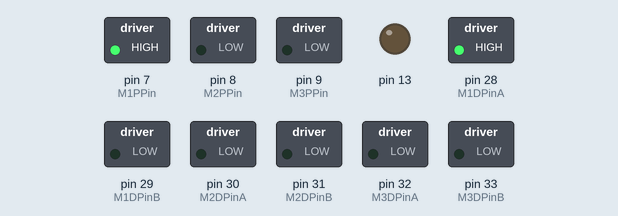
The sketch below on a simulated Arduino Mega 2560, built with avr-gcc and run on an emulated ATmega2560. Parts: switched loads named in the sketch (green lamp = pin HIGH), output pins drawn as LEDs (lit = HIGH).

Above: at 0.05 s.
At 2.05 s:
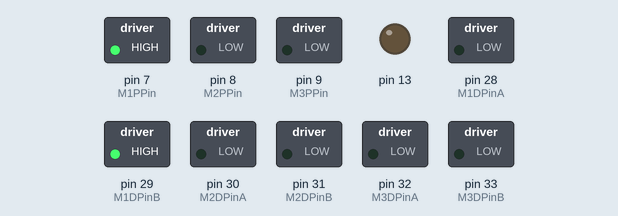
At 3.05 s:
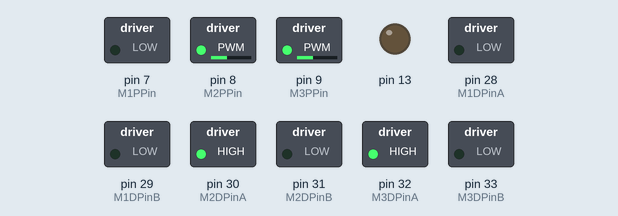
At 6.05 s:
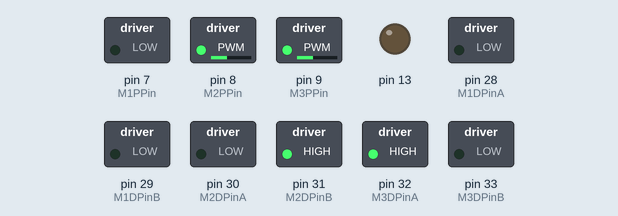
At 11.45 s:
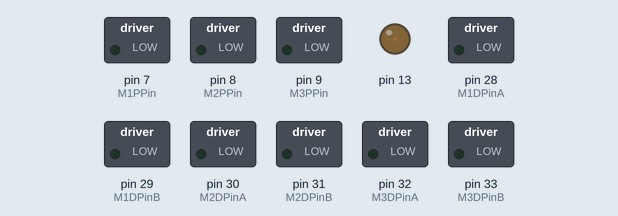
Timing chart, 0 to 15.0 s (numbered marks = the images above):
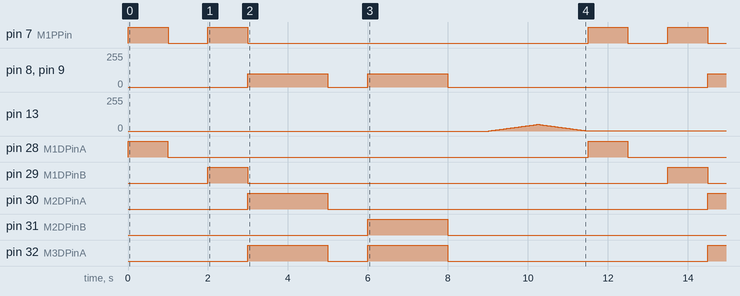

Measured:
- by itself, pin 7 (M1PPin): repeats every 11.5 s: LOW 1.0 s, HIGH 1.0 s, LOW 8.5 s, HIGH 1.0 s
- by itself, pin 8 (M2PPin), pin 9 (M3PPin): repeats every 11.5 s: 0/255 1.0 s, 100/255 2.0 s, 0/255 6.5 s, 100/255 2.0 s
- by itself, pin 28 (M1DPinA), pin 29 (M1DPinB): alternates HIGH for 1.0 s and LOW for 10.5 s
- by itself, pin 30 (M2DPinA), pin 31 (M2DPinB): alternates HIGH for 2.0 s and LOW for 9.5 s
- by itself, pin 32 (M3DPinA): repeats every 11.5 s: LOW 1.0 s, HIGH 2.0 s, LOW 6.5 s, HIGH 2.0 s

The sketch:

MotorTest.ino
```cpp
int M1PPin = 7;
int M2PPin = 8;
int M3PPin = 9;

int M1DPinA = 28;
int M1DPinB = 29;
int M2DPinA = 30;
int M2DPinB = 31;
int M3DPinA = 32;
int M3DPinB = 33;


void RunMotor(int dPin1, int dPin2, int pPin, int power){
  if (power == 0){
    digitalWrite(dPin1, LOW);
    digitalWrite(dPin2, LOW);
  }
  else if (power < 0){
    digitalWrite(dPin1, LOW);
    digitalWrite(dPin2, HIGH);
    power = -power;
  }
  else {
    digitalWrite(dPin1, HIGH);
    digitalWrite(dPin2, LOW);
  }
  analogWrite(pPin, power);
}

void RunBelt(int power) {
  RunMotor(M1DPinA, M1DPinB, M1PPin, power);
}

void Drive(int M2Power, int M3Power){
  RunMotor(M2DPinA, M2DPinB, M2PPin, M2Power);
  RunMotor(M3DPinA, M3DPinB, M3PPin, M3Power);
}

void DriveForTime(int LeftPower, int RightPower, int Time){
  Drive(LeftPower, RightPower);
  delay(Time);
  Drive(0, 0);
}

void setup() {

  pinMode(M1DPinA, OUTPUT);
  pinMode(M1DPinB, OUTPUT);
  pinMode(M1PPin,  OUTPUT);
  pinMode(M2DPinA, OUTPUT);
  pinMode(M2DPinB, OUTPUT);
  pinMode(M2PPin,  OUTPUT);
  pinMode(M3DPinA, OUTPUT);
  pinMode(M3DPinB, OUTPUT);
  pinMode(M3PPin,  OUTPUT);
}

void loop() {
  RunBelt(255);
  delay(1000);
  RunBelt(0);
  delay(1000);
  RunBelt(-255);
  delay(1000);
  RunBelt(0);

  Drive(100, 100);
  delay(2000);
  Drive(0, 0);
  delay(1000);
  Drive(-100, 100);
  delay(2000);
  Drive(0,0);

  //analogWrite(7, 100);

  delay(1000);

  for (int i = 0; i < 50; i++){
    analogWrite(13, i);
    delay(25);
  }
  for (int i = 50; i > 0; i--){
    analogWrite(13, i);
    delay(25);
  }
}
```
